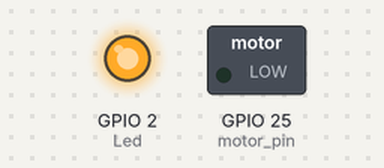
A program run on a simulated ESP32. Shown: switched loads named in the program (green lamp = pin HIGH), output pins drawn as LEDs (lit = HIGH). WiFi joins after 1.5 s; servers stay silent unless stated.

Above: at 0.1 s.
At 2.6 s:
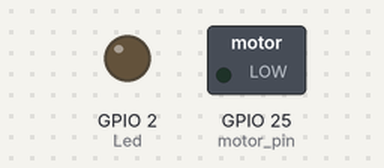
Timing chart, 0 to 4.1 s (numbered marks = the images above):
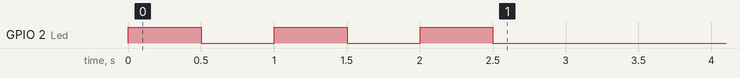

The program:

main.cpp
```cpp
#include <Arduino.h>
#include "WiFi.h"
#include "AsyncTCP.h"
#include "ESPAsyncWebServer.h"
#include "AsyncElegantOTA.h"

#define ssid "milkyway"
#define password "KntakPV-1922"

#define Led 2
#define motor_pin 25
#define timeServer "http://worldtimeapi.org/api/timezone/Europe/Budapest"
#define sleepTime 10*60*1000  // in milliseconds


AsyncWebServer server(80);

bool sleepEnable = false;

void helloBlink(){
  for (size_t i = 0; i < 3; i++)
  {
    digitalWrite(Led, HIGH);
    delay(500);
    digitalWrite(Led, LOW);
    delay(500);
  }
}

void setup() {
  Serial.begin(9600);
  WiFi.begin(ssid, password);

  pinMode(Led, OUTPUT);
  pinMode(motor_pin, OUTPUT);

  helloBlink();

  bool ledStatus = true;
  while (WiFi.status() != WL_CONNECTED) {
    delay(500);
    Serial.println("Connecting to WiFi..");
    digitalWrite(Led, ledStatus);
    ledStatus = !ledStatus;
  }
  digitalWrite(Led, LOW);

  esp_sleep_enable_timer_wakeup(sleepTime);

  server.on("/", HTTP_GET, [](AsyncWebServerRequest *request) {
    request->send(200, "text/plain", "Hello, world!");
  });

  // post request to handle motor control
  server.on("/motor1", HTTP_POST, [](AsyncWebServerRequest *request) {
    if(request->hasParam("motor1")){
      String motor1 = request->getParam("motor1")->value();
      Serial.println(motor1);
      if(motor1 == "1"){
        digitalWrite(motor_pin, HIGH);
        request->send(200, "text/plain", "Motor1 is on");
      }
      else{
        digitalWrite(motor_pin, LOW);
        request->send(200, "text/plain", "Motor1 is off");
      }
    }else{
      request->send(400, "text/plain", "No motor1 param");
    }
  });

  server.on("/sleep", HTTP_GET, [](AsyncWebServerRequest *request){
    sleepEnable = true;
    request->send(200, "text/plain", "Sleep mode enabled");
  });

  AsyncElegantOTA.begin(&server);
  server.begin();
}


void loop() {
  if (sleepEnable) {
    sleepEnable = false;
    esp_deep_sleep_start();
  }
  delay(5000);
}
```
